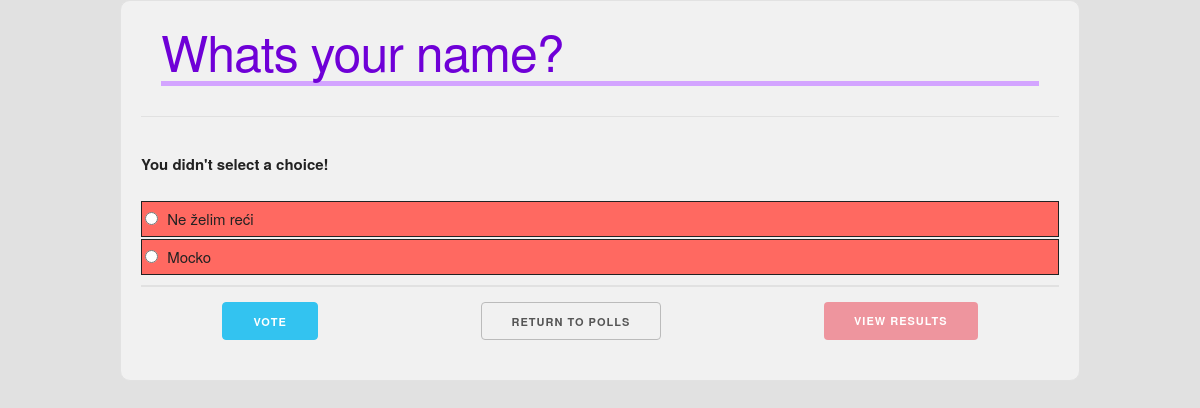
/polls/2/vote/, run on the app's committed database.
### polls/models.py (models this page shows, shortened)
class Question(models.Model):
    question_text = models.CharField(max_length=200)
    pub_date = models.DateTimeField('date published')

class Choice(models.Model):
    question = models.ForeignKey(Question, on_delete=models.CASCADE)
    choice_text = models.CharField(max_length=200)
    votes = models.IntegerField(default=0)

### polls/views.py (the view)
# urls.py: path('<int:question_id>/vote/', views.vote, name='vote'),
def vote(request, question_id):
    question = get_object_or_404(Question, pk=question_id)
    try:
        selected_choice = question.choice_set.get(pk=request.POST['choice'])
    except (KeyError, Choice.DoesNotExist):
        return render(request, 'polls/detail.html', {
            'question': question,
            'error_message': "You didn't select a choice!",
        })
    else:
        selected_choice.votes += 1
        selected_choice.save()
        return HttpResponseRedirect(reverse('polls:result', args=(question.id,)))

### polls/templates/polls/detail.html (shortened to what this page needs)
{% extends 'polls/base.html' %}
{% block content %}
    <h1>{{question.question_text}}</h1> <hr>
    {% if error_message %} <p><strong>{{ error_message }}</strong</p> {% endif %}
    <form action=" {% url 'polls:vote' question.id %}" method="POST">
    <div class="vote-form">
        {% for choice in question.choice_set.all %}
            <div class="vote-choice">
                <label for="choice{{forloop.counter}}">
                <input type="radio" name="choice" is="choice{{forloop.counter}}" value="{{ choice.id }}">
                    <span class="label-body">
                    {{choice.choice_text}}
                    </span>
                </label>
            </div>
        {% endfor %}
    </div>
    <div class="vote-btn">
        <input type="submit" class="button-primary" value="Vote">
        <a href="{% url 'polls:index' %}" class="button">Return to polls</a>
        <a href="{% url 'polls:result' question.id %}" class="button  button-red">View results</a>
    </div>
    </form>
{% endblock content %}

### polls/static/polls/skeleton.css (style rules this page uses)
html { font-size: 62.5%; }
body { font-size: 1.5em; line-height: 1.6; font-weight: 400; font-family: "Raleway", "HelveticaNeue", "Helvetica Neue", Helvetica, Arial, sans-serif; color: #222; }
h1, h2, h3, h4, h5, h6 { margin-top: 0; margin-bottom: 2rem; font-weight: 300; }
h1 { font-size: 4rem; line-height: 1.2; letter-spacing: -0.1rem; }
@media (min-width: 550px) { h1 { font-size: 5rem; } }
p { margin-top: 0; }
a { color: #1eaedb; }
.button, button, input[type="submit"], input[type="reset"], input[type="button"] { display: inline-block; height: 38px; padding: 0 30px; color: #555; text-align: center; font-size: 11px; font-weight: 600; line-height: 38px; letter-spacing: 0.1rem; text-transform: uppercase; text-decoration: none; white-space: nowrap; background-color: transparent; border-radius: 4px; border: 1px solid #bbb; cursor: pointer; box-sizing: border-box; }
.button.button-primary, button.button-primary, input[type="submit"].button-primary, input[type="reset"].button-primary, input[type="button"].button-primary { color: #fff; background-color: #33c3f0; border-color: #33c3f0; }
label, legend { display: block; margin-bottom: 0.5rem; font-weight: 600; }
input[type="checkbox"], input[type="radio"] { display: inline; }
label > .label-body { display: inline-block; margin-left: 0.5rem; font-weight: normal; }
button, .button { margin-bottom: 1rem; }
input, textarea, select, fieldset { margin-bottom: 1.5rem; }
pre, blockquote, dl, figure, table, p, ul, ol, form { margin-bottom: 2.5rem; }
hr { margin-top: 3rem; margin-bottom: 3.5rem; border-width: 0; border-top: 1px solid #e1e1e1; }

### polls/static/polls/custom.css (style rules this page uses)
.button-red { background-color: #ee959e; color: #fff; border: none; }

### polls/static/polls/polls.css (style rules this page uses)
h1 { color: #6f00d7; border-bottom: 5px solid; border-color: #d3a4ff; margin: 20px; }
body { background-color: #e1e1e1; padding: 0px; }
.vote-btn { display: -webkit-box; display: -ms-flexbox; display: flex; -ms-flex-pack: distribute; justify-content: space-around; }
.vote-form { border-bottom: 2px solid; border-color: #e1e1e1; margin-bottom: 1.5rem; }
.vote-choice { display: -webkit-box; display: -ms-flexbox; display: flex; -webkit-box-orient: vertical; -webkit-box-direction: normal; -ms-flex-direction: column; flex-direction: column; -webkit-box-align: start; -ms-flex-align: start; align-items: flex-start; -webkit-box-pack: center; -ms-flex-pack: center; justify-content: center; border: 1px solid; padding: 0.2rem 0; margin-bottom: 0.15rem; height: 3rem; background-color: #ff6961; }
.vote-choice:last-child { margin-bottom: 1rem; }
.vote-choice input { margin: 0 0 0 0.3rem; }
.vote-choice label { margin: 0; }

### data on the page
Question: question_text "Whats your name?"
Choice: choice_text "Ne želim reći"
Choice: choice_text "Mocko"

### other printed values
{{ error_message }} "You didn't select a choice!"
